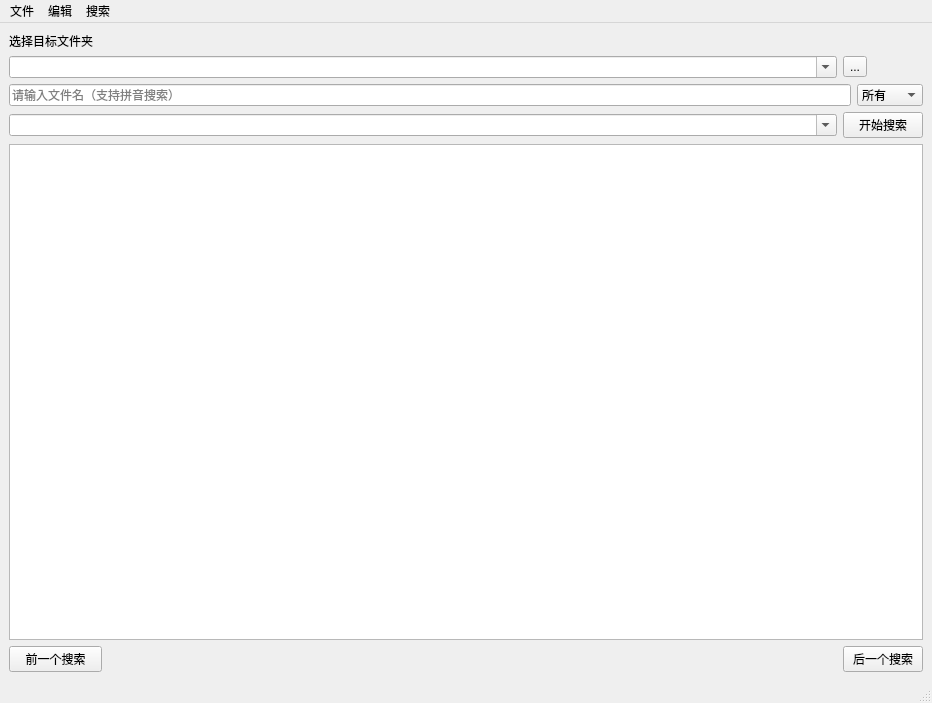
<?xml version="1.0" encoding="UTF-8"?>
<ui version="4.0">
 <class>KFileSearcherMainWindow</class>
 <widget class="QMainWindow" name="KFileSearcherMainWindow">
  <property name="geometry">
   <rect>
    <x>0</x>
    <y>0</y>
    <width>932</width>
    <height>703</height>
   </rect>
  </property>
  <property name="sizePolicy">
   <sizepolicy hsizetype="Expanding" vsizetype="Expanding">
    <horstretch>0</horstretch>
    <verstretch>0</verstretch>
   </sizepolicy>
  </property>
  <property name="font">
   <font>
    <pointsize>9</pointsize>
   </font>
  </property>
  <property name="windowTitle">
   <string>文件全文搜索工具库</string>
  </property>
  <property name="windowIcon">
   <iconset resource="logo.qrc">
    <normaloff>:/new/prefix1/a00wj-ge2av.svg</normaloff>:/new/prefix1/a00wj-ge2av.svg</iconset>
  </property>
  <widget class="QWidget" name="m_centralwidget">
   <layout class="QGridLayout" name="gridLayout">
    <item row="1" column="0" colspan="2">
     <widget class="QComboBox" name="comboBox">
      <property name="sizePolicy">
       <sizepolicy hsizetype="Preferred" vsizetype="Fixed">
        <horstretch>100</horstretch>
        <verstretch>0</verstretch>
       </sizepolicy>
      </property>
      <property name="minimumSize">
       <size>
        <width>810</width>
        <height>0</height>
       </size>
      </property>
      <property name="maximumSize">
       <size>
        <width>16777215</width>
        <height>16777215</height>
       </size>
      </property>
      <property name="editable">
       <bool>true</bool>
      </property>
     </widget>
    </item>
    <item row="0" column="0">
     <widget class="QLabel" name="label">
      <property name="text">
       <string>选择目标文件夹</string>
      </property>
     </widget>
    </item>
    <item row="3" column="0" colspan="2">
     <widget class="QComboBox" name="comboBox_2">
      <property name="editable">
       <bool>true</bool>
      </property>
      <property name="currentText">
       <string/>
      </property>
     </widget>
    </item>
    <item row="2" column="0" colspan="3">
     <layout class="QHBoxLayout" name="horizontalLayout">
      <item>
       <widget class="QLineEdit" name="m_inputLineEdit">
        <property name="minimumSize">
         <size>
          <width>0</width>
          <height>0</height>
         </size>
        </property>
        <property name="placeholderText">
         <string>请输入文件名（支持拼音搜索）</string>
        </property>
       </widget>
      </item>
      <item>
       <widget class="QComboBox" name="m_filter_ComboBox">
        <item>
         <property name="text">
          <string>所有</string>
         </property>
        </item>
        <item>
         <property name="text">
          <string>文件夹</string>
         </property>
        </item>
        <item>
         <property name="text">
          <string>文件</string>
         </property>
        </item>
       </widget>
      </item>
     </layout>
    </item>
    <item row="1" column="2">
     <widget class="QToolButton" name="toolButton">
      <property name="enabled">
       <bool>true</bool>
      </property>
      <property name="sizePolicy">
       <sizepolicy hsizetype="Fixed" vsizetype="Fixed">
        <horstretch>0</horstretch>
        <verstretch>0</verstretch>
       </sizepolicy>
      </property>
      <property name="text">
       <string>...</string>
      </property>
     </widget>
    </item>
    <item row="3" column="2">
     <widget class="QPushButton" name="startSearchButton">
      <property name="text">
       <string>开始搜索</string>
      </property>
     </widget>
    </item>
    <item row="5" column="2">
     <widget class="QPushButton" name="pushButton_2">
      <property name="text">
       <string>后一个搜索</string>
      </property>
     </widget>
    </item>
    <item row="5" column="0">
     <widget class="QPushButton" name="pushButton">
      <property name="enabled">
       <bool>true</bool>
      </property>
      <property name="maximumSize">
       <size>
        <width>93</width>
        <height>16777215</height>
       </size>
      </property>
      <property name="text">
       <string>前一个搜索</string>
      </property>
     </widget>
    </item>
    <item row="4" column="0" colspan="3">
     <widget class="KFileDetailsView" name="m_detailsView"/>
    </item>
   </layout>
  </widget>
  <widget class="QMenuBar" name="m_menubar">
   <property name="geometry">
    <rect>
     <x>0</x>
     <y>0</y>
     <width>932</width>
     <height>25</height>
    </rect>
   </property>
   <property name="font">
    <font>
     <pointsize>9</pointsize>
    </font>
   </property>
   <widget class="QMenu" name="menu">
    <property name="title">
     <string>文件</string>
    </property>
    <addaction name="m_exportAction"/>
    <addaction name="m_hideAction"/>
    <addaction name="m_quitAction"/>
   </widget>
   <widget class="QMenu" name="menu_2">
    <property name="title">
     <string>编辑</string>
    </property>
    <addaction name="m_selectAllAction"/>
    <addaction name="m_deleteAction"/>
   </widget>
   <widget class="QMenu" name="menu_3">
    <property name="title">
     <string>搜索</string>
    </property>
    <addaction name="m_regExpAction"/>
   </widget>
   <addaction name="menu"/>
   <addaction name="menu_2"/>
   <addaction name="menu_3"/>
  </widget>
  <widget class="QStatusBar" name="m_statusbar"/>
  <action name="m_quitAction">
   <property name="text">
    <string>退出</string>
   </property>
   <property name="shortcut">
    <string>Ctrl+Q</string>
   </property>
  </action>
  <action name="m_exportAction">
   <property name="text">
    <string>将选中的文件导出到</string>
   </property>
   <property name="shortcut">
    <string>Ctrl+S</string>
   </property>
  </action>
  <action name="m_selectAllAction">
   <property name="text">
    <string>全选</string>
   </property>
   <property name="shortcut">
    <string>Ctrl+A</string>
   </property>
  </action>
  <action name="m_regExpAction">
   <property name="checkable">
    <bool>true</bool>
   </property>
   <property name="text">
    <string>使用正则表达式</string>
   </property>
   <property name="shortcut">
    <string>Ctrl+R</string>
   </property>
  </action>
  <action name="m_deleteAction">
   <property name="text">
    <string>删除选中文件</string>
   </property>
   <property name="shortcut">
    <string>Del</string>
   </property>
  </action>
  <action name="m_hideAction">
   <property name="text">
    <string>隐藏/显示</string>
   </property>
   <property name="shortcut">
    <string>Alt+Space</string>
   </property>
  </action>
 </widget>
 <customwidgets>
  <customwidget>
   <class>KFileDetailsView</class>
   <extends>QTableView</extends>
   <header>kfiledetailsview.h</header>
  </customwidget>
 </customwidgets>
 <resources>
  <include location="logo.qrc"/>
 </resources>
 <connections/>
</ui>
